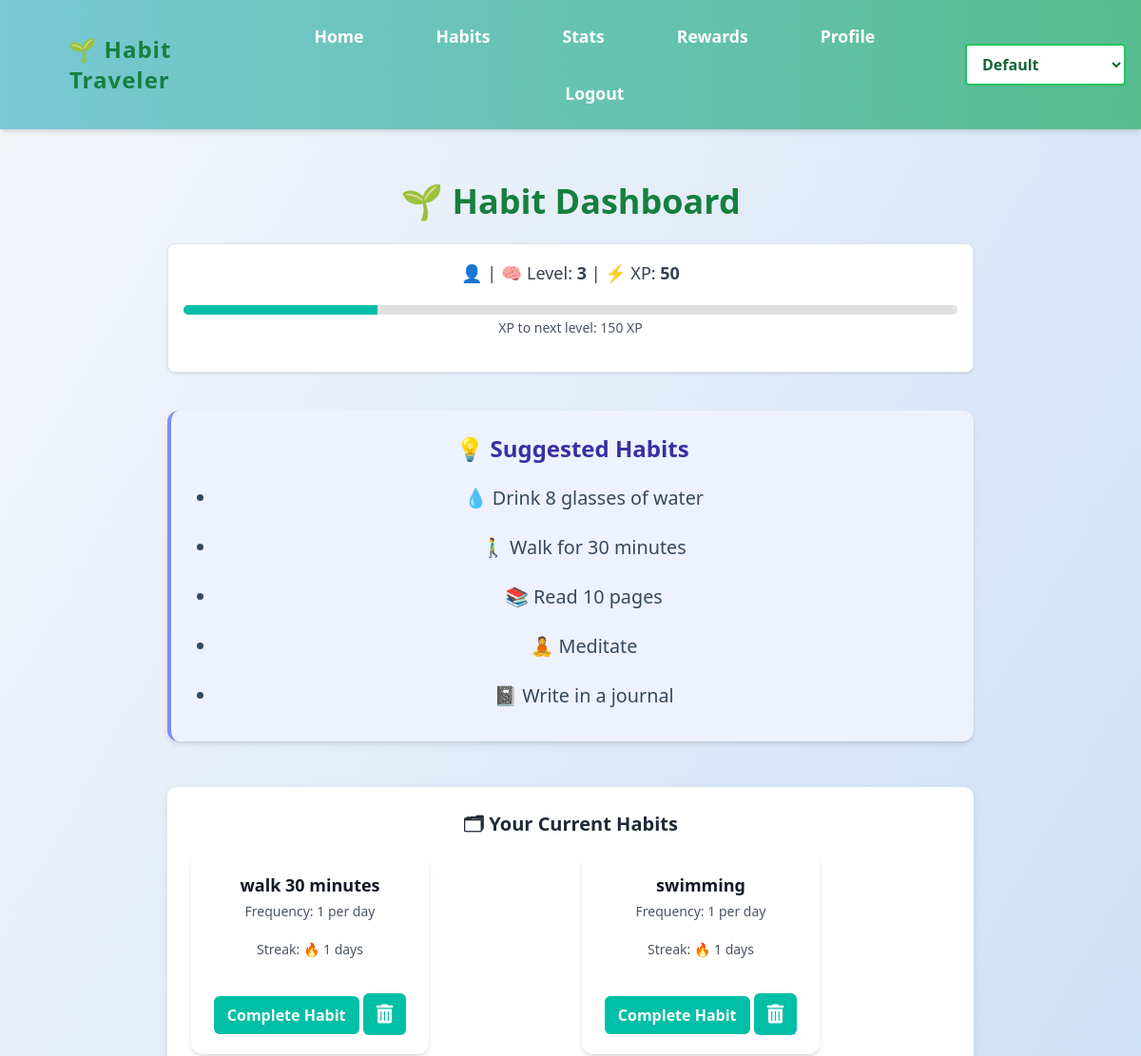
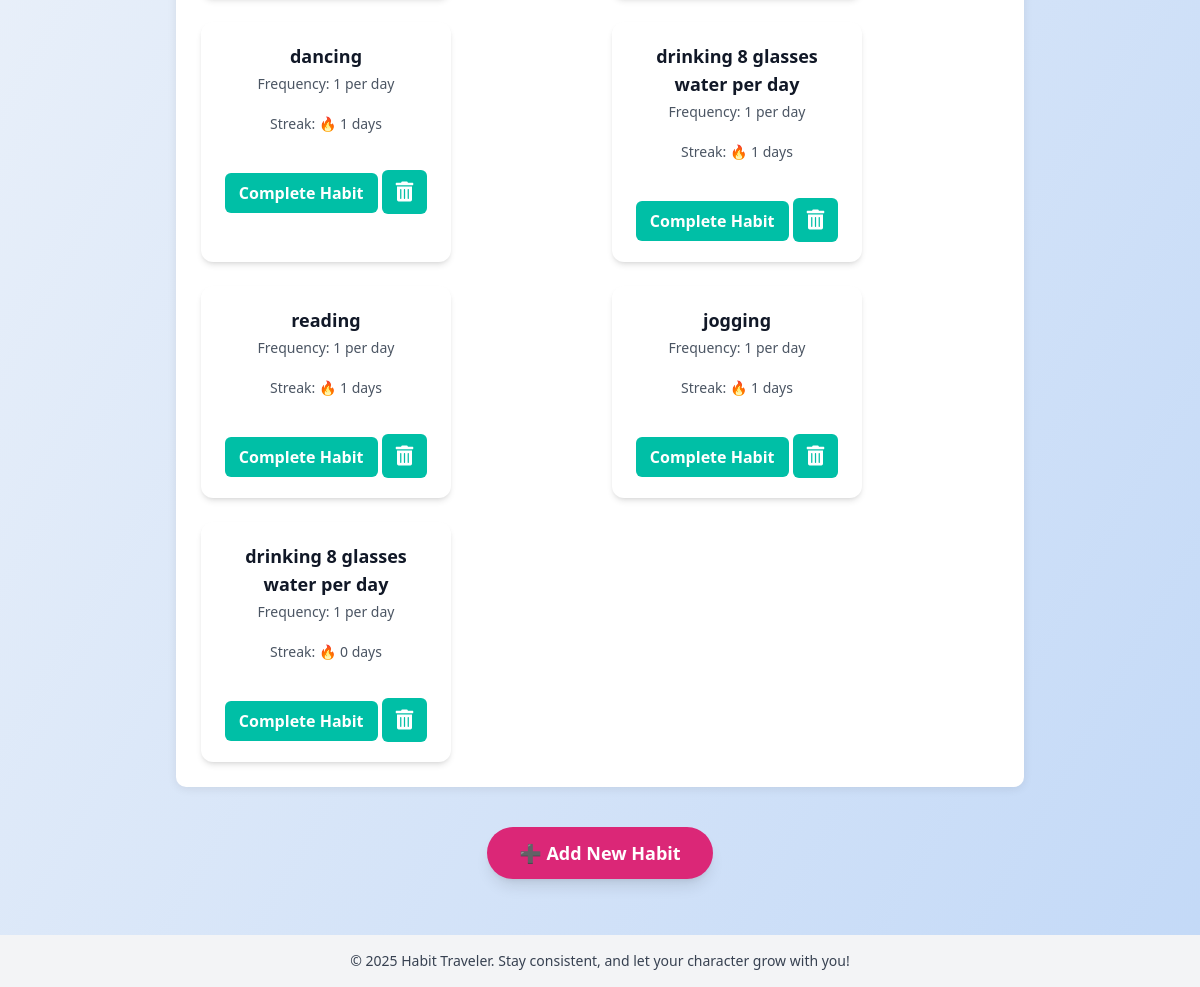
The app's page /habits (signed in) with its own data (2 pictures, top to bottom).
### app.py (models this page shows)
class User(db.Model):
    id = db.Column(db.Integer, primary_key=True)
    email = db.Column(db.String(150), unique=True, nullable=False)
    name = db.Column(db.String(150), unique=True, nullable=True)
    password = db.Column(db.String(200), nullable=False)
    xp = db.Column(db.Integer, default=0)
    level = db.Column(db.Integer, default=1)
    birthday = db.Column(db.Date, nullable=True)
    age = db.Column(db.Integer, nullable=True)
    description = db.Column(db.String(500), nullable=True)
    avatar = db.Column(db.String(200), nullable=True)

class Habit(db.Model):
    id = db.Column(db.Integer, primary_key=True)
    user_id = db.Column(db.Integer, db.ForeignKey('user.id'), nullable=False)
    name = db.Column(db.String(150), nullable=False)
    target_frequency = db.Column(db.Integer, nullable=True)
    frequency_period = db.Column(db.String(10), nullable=True)
    reminder_time = db.Column(db.Time, nullable=True)
    user = db.relationship('User', backref='habits')
    last_reminder_sent = db.Column(DateTime, nullable=True)

### app.py (the view)
@app.route('/habits')
def habits():
    if 'user_id' not in session:
        return redirect(url_for('login'))
    user_id = session['user_id']
    name = session.get('name')
    user = User.query.get(user_id)
    xp_needed = 100 + (user.level - 1) * 50
    progress_percent = int((user.xp / xp_needed) * 100) if xp_needed > 0 else 0
    progress_class = f"w-[{progress_percent}%]"
    user_habits = Habit.query.filter_by(user_id=user_id).all()
    habits_with_data = []
    for habit in user_habits:
        completions_query = HabitCompletion.query.filter_by(habit_id=habit.id, user_id=user_id)
        if habit.frequency_period == 'day':
            start_date = date.today()
        elif habit.frequency_period == 'week':
            start_date = date.today() - timedelta(days=date.today().weekday())
        elif habit.frequency_period == 'month':
            start_date = date.today().replace(day=1)
        completions = completions_query.filter(HabitCompletion.date >= start_date).count()
        habits_with_data.append({
            'id': habit.id,
            'name': habit.name,
            'streak': completions,
            'goal': habit.target_frequency,
            'period': habit.frequency_period,
            'on_track': completions >= habit.target_frequency
        })
    return render_template('habit.html',
                           habits=habits_with_data,
                           name=name,
                           user=user,
                           xp_needed=xp_needed,
                           progress_class=progress_class)

### templates/habit.html (shortened to what this page needs)
{% extends "base.html" %}
{% block content %}
<div class="max-w-4xl mx-auto p-6">
    <h2 class="text-4xl font-extrabold mb-6 text-center text-green-700">🌱 Habit Dashboard</h2>
    <div class="bg-white p-4 rounded-lg shadow mb-10 text-center border border-gray-200">
        <p class="text-lg text-gray-700 font-medium">
            👤 <strong>{{ username }}</strong> | 🧠 Level: <strong>{{ user.level }}</strong> | ⚡ XP: <strong>{{ user.xp }}</strong>
        </p>
       <div class="progress-bar">
            <div class="progress-bar-fill {{ progress_class }}"></div>
       </div>
        <p class="text-sm text-gray-600 mt-1">XP to next level: {{ xp_needed - user.xp }} XP</p>
    </div>
    <section class="mb-12 bg-indigo-50 p-6 rounded-xl border-l-4 border-indigo-400 shadow-md">
        <h3 class="text-2xl font-bold text-indigo-800 mb-3">💡 Suggested Habits</h3>
        <ul class="list-disc pl-6 text-gray-700 space-y-1 text-lg">
            <li>💧 Drink 8 glasses of water</li>
            <li>🚶‍♂ Walk for 30 minutes</li>
            <li>📚 Read 10 pages</li>
            <li>🧘 Meditate</li>
            <li>📓 Write in a journal</li>
        </ul>
    </section>
    <section class="mb-10">
        <h3 class="text-xl font-semibold text-gray-800 mb-4">🗂 Your Current Habits</h3>
        {% if habits %}
            <div class="habits-container grid gap-6 sm:grid-cols-2">
                {% for habit in habits %}
                    <div class="habit-card p-5 rounded-xl shadow-md transition">
                        <h4 class="text-lg font-bold text-gray-900">{{ habit.name }}</h4>
                        <p class="text-gray-600 text-sm mt-1">Frequency: {{ habit.goal }} per {{ habit.period }}</p>
                        <p class="text-gray-600 text-sm">Streak: 🔥 {{ habit.streak }} days</p>
                        <form action="{{ url_for('complete_habit', habit_id=habit.id) }}" method="post" style="display:inline;">
                       <button type="submit" class="complete-habit-btn mt-4">
                           Complete Habit
                       </button>
                        </form>
                        <form action="{{ url_for('delete_habit', habit_id=habit.id) }}" method="post" style="display:inline;">
                            <button
                                type="submit"
                                class="bg-red-500 hover:bg-red-600 text-white p-3 rounded-full mt-4 transition duration-300 focus:outline-none">
                                <i class="fas fa-trash-alt text-xl"></i>
                            </button>
                        </form>
                    </div>
                {% endfor %}
            </div>
        {% else %}
            <div class="bg-yellow-50 border-l-4 border-yellow-400 text-yellow-800 p-4 rounded">
                <p>You haven’t added any habits yet. Start your first quest!</p>
            </div>
        {% endif %}
    </section>
    <div class="text-center mt-10">
        <a
            href="{{ url_for('add_habit') }}"
            class="bg-pink-600 hover:bg-pink-700 text-white font-bold text-lg py-3 px-8 rounded-full shadow-lg transition duration-300 inline-block">
            ➕ Add New Habit
        </a>
    </div>
</div>
{% endblock %}

### static/style.css (style rules this page uses)
body { margin: 0; font-family: 'Segoe UI', Tahoma, Geneva, Verdana, sans-serif; background: linear-gradient(to bottom right, #f5f7fa, #c3d9f7); color: #333; min-height: 100vh; display: flex; flex-direction: column; }
main h2 { font-size: 2em; color: #4b6584; margin-bottom: 10px; }
main p { font-size: 1.1em; line-height: 1.6; margin-bottom: 20px; }
section { background: white; border-radius: 10px; padding: 25px; margin-bottom: 20px; box-shadow: 0 2px 10px rgba(0, 0, 0, 0.08); }
ul { list-style: none; padding: 0; }
ul li { padding: 10px 0; font-size: 1.1em; color: #34495e; }
a { color: #3498db; text-decoration: none; }
button i { font-size: 1.5rem; transition: transform 0.2s ease-in-out; }
.habits-container { display: flex; flex-wrap: wrap; gap: 20px; justify-content: center; }
.habit-card { width: 250px; padding: 20px; background: white; border-radius: 10px; box-shadow: 0 4px 8px rgba(0, 0, 0, 0.1); text-align: center; }

### static/themes.css (style rules this page uses)
body .habit-card button { background-color: #00bfa6; color: white; border: none; border-radius: 6px; padding: 8px 14px; font-weight: bold; cursor: pointer; transition: background-color 0.3s ease; }
body .progress-bar { background-color: #e0e0e0; height: 10px; border-radius: 5px; overflow: hidden; margin-top: 10px; }
body .progress-bar-fill { background-color: #00bfa6; height: 100%; transition: width 0.3s ease-in-out; }

### records on screen
User: level "3", xp "50", xp_needed-user.xp "150"
Habit: name "walk 30 minutes", goal "1", period "day", streak "1"
Habit: name "swimming", goal "1", period "day", streak "1"
Habit: name "dancing", goal "1", period "day", streak "1"
Habit: name "drinking 8 glasses water per day", goal "1", period "day", streak "1"
Habit: name "reading", goal "1", period "day", streak "1"
Habit: name "jogging", goal "1", period "day", streak "1"
Habit: name "drinking 8 glasses water per day", goal "1", period "day", streak "0"
